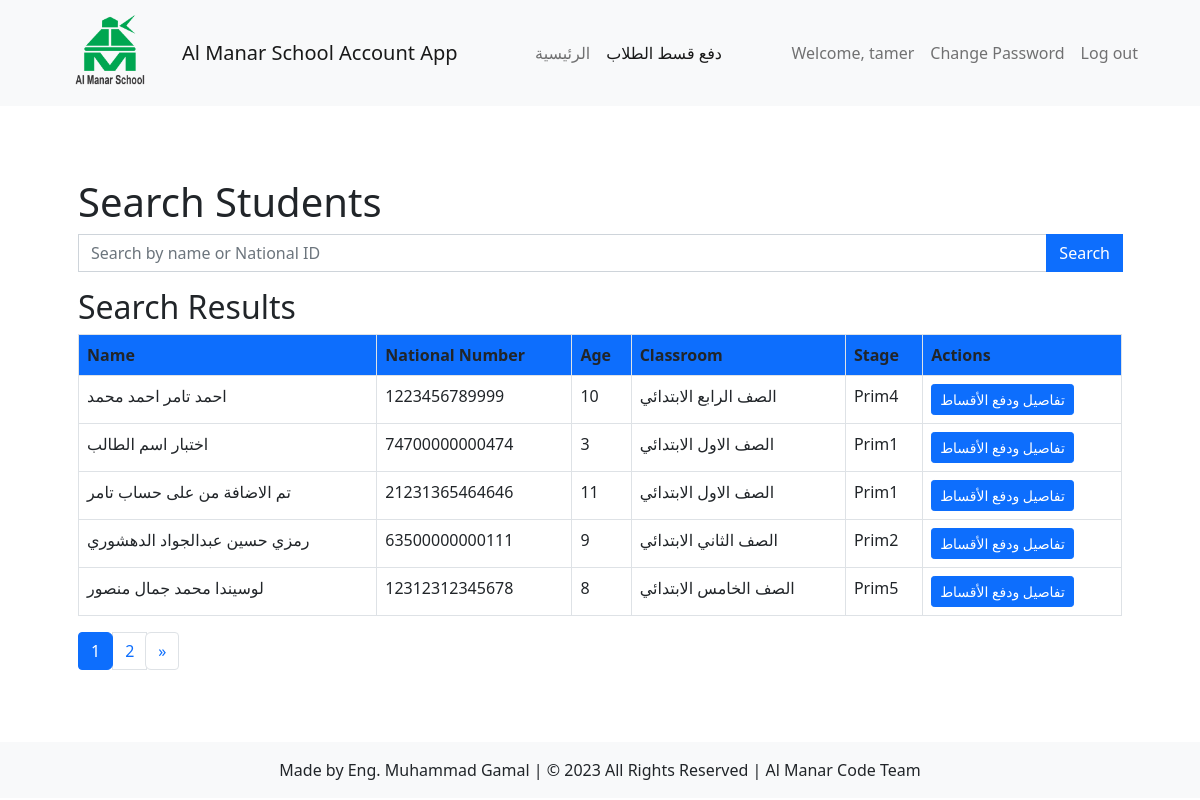
Before: /students/search/ (signed in) with the older database file.
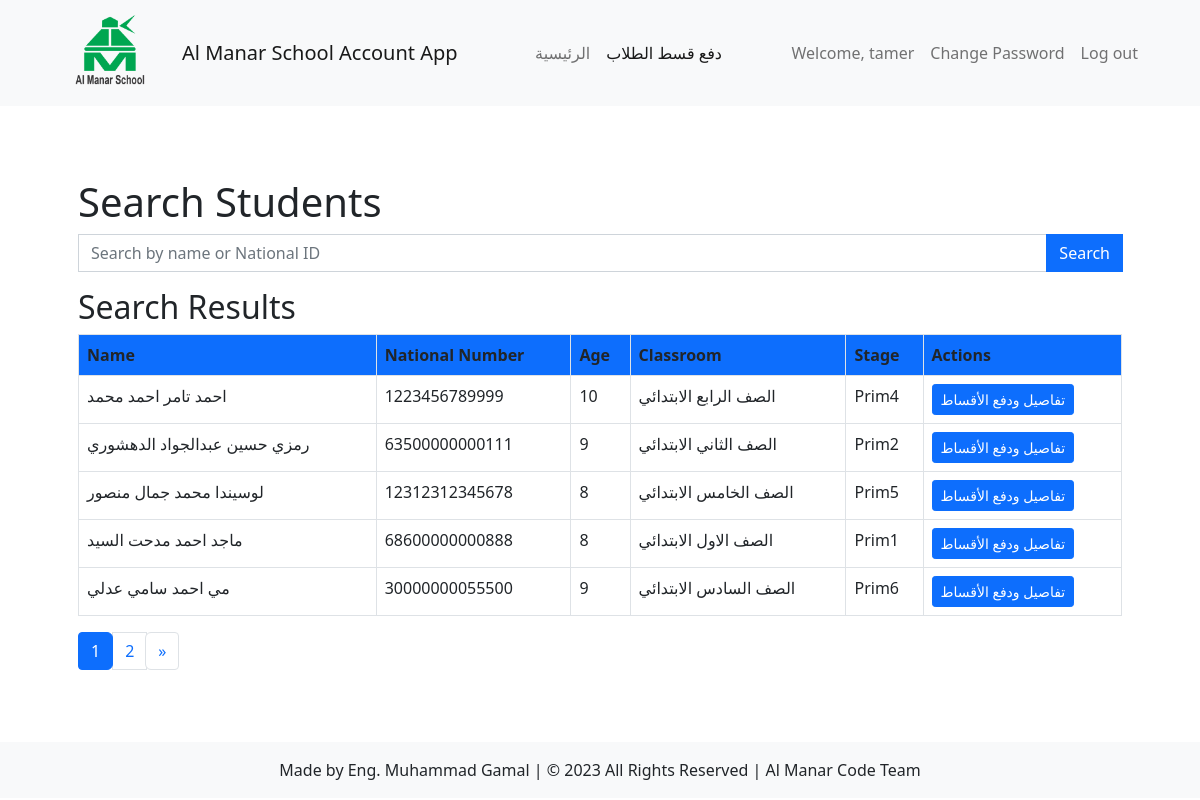
After: the same page with the newer database file.
### students/models.py (models this page shows, shortened)
class Student(models.Model):
    GENDER_CHOICES = (
        ('', '---------'),
        ('M', 'Male'),
        ('F', 'Female'),
    )
    name = models.CharField(max_length=50)
    national_number = models.IntegerField(unique=True)
    age = models.IntegerField()
    gender = models.CharField(max_length=1, choices=GENDER_CHOICES)
    date_of_birth = models.DateField()
    academic_year = models.ForeignKey(AcademicYear, on_delete=models.CASCADE, default=timezone.now, null=True, blank=True)
    classroom = models.ManyToManyField(Classroom)
    total_payments = models.DecimalField(max_digits=8, decimal_places=2, default=0, null=True, blank=True)
    total_owed = models.DecimalField(max_digits=8, decimal_places=2, default=0, null=True, blank=True)
    phone_number = models.CharField(max_length=20, default='')  # Add the phone number field

class Classroom(models.Model):
    CLASS_CHOICES = (
        ('', 'اختار المرحلة التعليمية'),
        ('BC', 'مرحلة تمهيدي'),
        ('KG1', 'رياض أطفال 1'),
        ('KG2', 'رياض أطفال 2'),
        ('Prim1', 'الصف الأول الابتدائي'),
        ('Prim2', 'الصف الثاني الابتدائي'),
        ('Prim3', 'الصف الثالث الابتدائي'),
        ('Prim4', 'الصف الرابع الابتدائي'),
        ('Prim5', 'الصف الخامس الابتدائي'),
        ('Prim6', 'الصف السادس الابتدائي'),
        ('Prep7', 'الصف الأول الإعدادي'),
        ('Prep8', 'الصف الثاني الإعدادي'),
        ('Prep9', 'الصف الثالث الإعدادي'),
        ('Sec1', 'الصف الأول الثانوي'),
        ('Sec2', 'الصف الثاني الثانوي'),
        ('Sec3', 'الصف الثالث الثانوي'),
    )
    name = models.CharField(max_length=100, default='Default Classroom Name', null=True)
    stage = models.CharField(max_length=50, choices=CLASS_CHOICES, default='default_value', null=True)
    educational_stage = models.ForeignKey(EducationalStage, on_delete=models.CASCADE)
    fee_per_student = models.DecimalField(max_digits=8, decimal_places=2, default=0)

### students/views.py (the view)
# urls.py: path('search/', views.search_student, name='search_student'),
@never_cache
@login_required
def search_student(request):
    query = request.GET.get('query')
    students = Student.objects.all().order_by('name')
    if query and query.strip():
        students = students.filter(Q(name__icontains=query) | Q(national_number__icontains=query))
    paginator = Paginator(students, 5)  # Display 5 students per page
    page_number = request.GET.get('page')
    page_obj = paginator.get_page(page_number)
    context = {
        'students': page_obj,
        'query': query,
        'page_obj': page_obj,
    }
    return render(request, 'students/search_student.html', context)

### students/templates/students/search_student.html (shortened to what this page needs)
{% extends 'students/base/account_navbar.html' %}
{% block content %}
  <div class="container my-5">
    <h1>Search Students</h1>
    <form method="GET" action="{% url 'students:search_student' %}">
      <div class="input-group mb-3">
        <input type="text" class="form-control" name="query" placeholder="Search by name or National ID ">
        <button type="submit" class="btn btn-primary">Search</button>
      </div>
    </form>
    {% if students %}
      <h2>Search Results</h2>
      <div class="table-responsive">
        <table class="table table-bordered">
          <thead class="bg-primary text-white">
            <tr>
              <th>Name</th>
              <th>National Number</th>
              <th>Age</th>
              <th>Classroom</th>
              <th>Stage</th>
              <th>Actions</th>
            </tr>
          </thead>
          <tbody>
            {% for student in students %}
              <tr>
                <td>{{ student.name }}</td>
                <td>{{ student.national_number }}</td>
                <td>{{ student.age }}</td>
                <td>
                  {% for classroom in student.classroom.all %}
                  {{ classroom.name }}
                  {% empty %}
                  N/A
                  {% endfor %}
              </td>
              <td>
                {% for classroom in student.classroom.all %}
                {{ classroom.stage }}
                {% empty %}
                N/A
                {% endfor %}
            </td>
                <td>
                  <a href="{% url 'students:student_detail' pk=student.pk %}" class="btn btn-primary btn-sm">تفاصيل ودفع الأقساط</a>
                </td>
              </tr>
            {% endfor %}
          </tbody>
        </table>
      </div>
      <nav aria-label="Pagination">
        <ul class="pagination">
          {% for page in page_obj.paginator.page_range %}
            {% if page == page_obj.number %}
              <li class="page-item active" aria-current="page">
                <a class="page-link" href="#">{{ page }} <span class="sr-only">(current)</span></a>
              </li>
            {% else %}
              <li class="page-item"><a class="page-link" href="?page={{ page }}{% if query %}&query={{ query }}{% endif %}">{{ page }}</a></li>
            {% endif %}
          {% endfor %}
          {% if page_obj.has_next %}
            <li class="page-item">
              <a class="page-link" href="?page={{ page_obj.next_page_number }}{% if query %}&query={{ query }}{% endif %}" aria-label="Next">
                <span aria-hidden="true">&raquo;</span>
              </a>
            </li>
          {% endif %}
        </ul>
      </nav>
    {% else %}
      <p>No students found.</p>
    {% endif %}
  </div>
{% endblock %}

Changed rows visible on the page:
removed Student: name "اختبار اسم الطالب", national_number "74700000000474", age "3", Classroom (name "الصف الاول الابتدائي", stage "Prim1")
removed Student: name "تم الاضافة من على حساب تامر", national_number "21231365464646", age "11", Classroom (name "الصف الاول الابتدائي", stage "Prim1")
now on this page (row unchanged): Student: name "ماجد احمد مدحت السيد", national_number "68600000000888", age "8", Classroom (name "الصف الاول الابتدائي", stage "Prim1")
now on this page (row unchanged): Student: name "مي احمد سامي عدلي", national_number "30000000055500", age "9"
now on this page (row unchanged): Classroom: name "الصف السادس الابتدائي", stage "Prim6"
